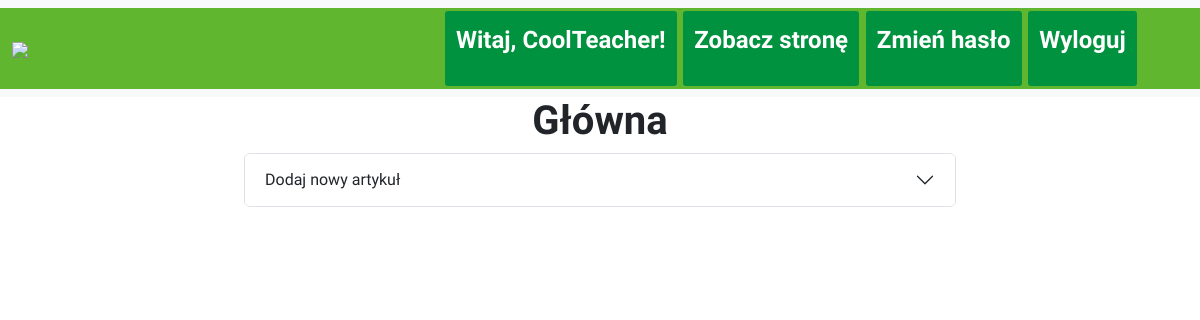
Before: /add_article/main/ (signed in) with the older database file.
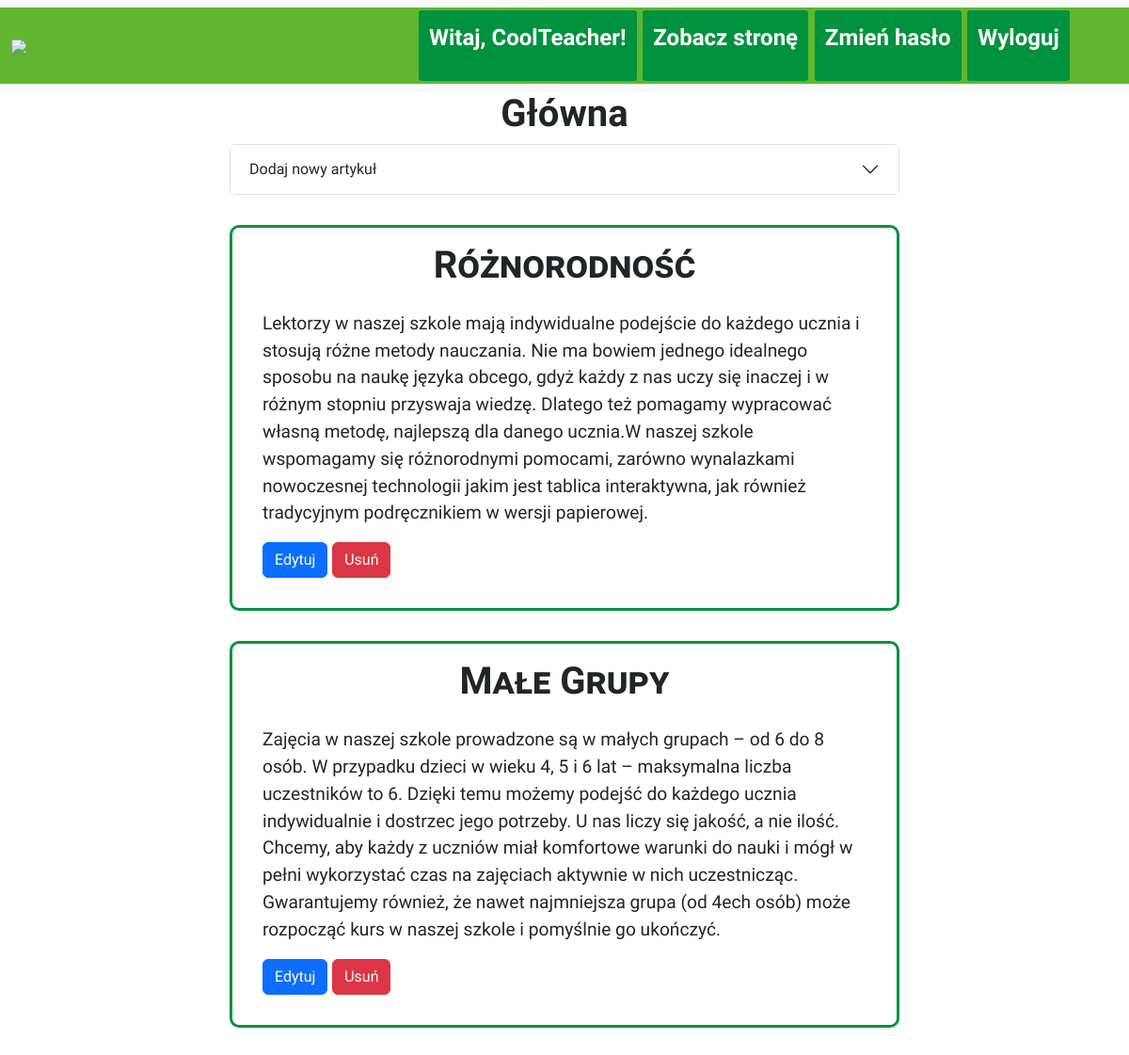
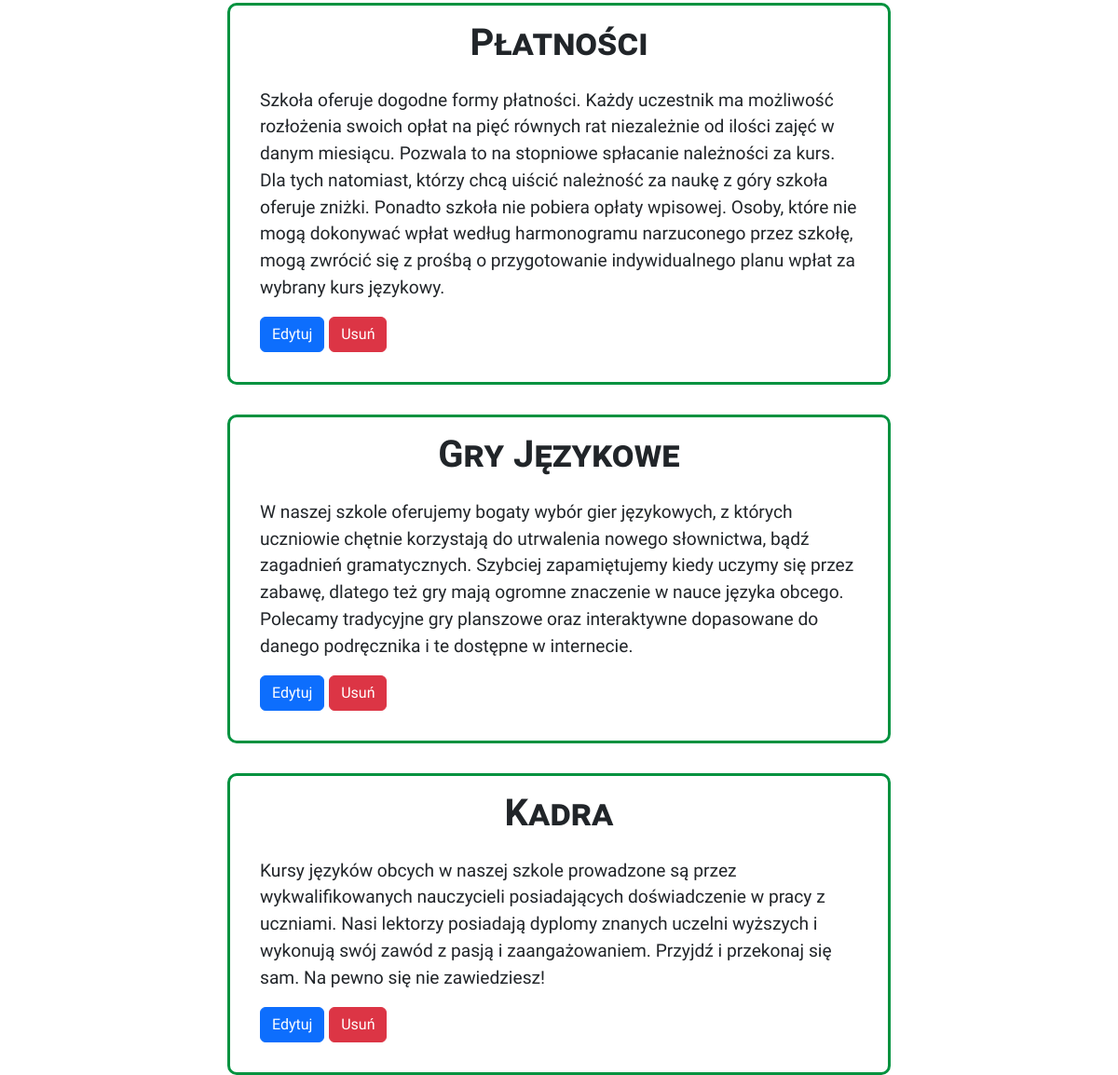
After: the same page with the newer database file (2 pictures, top to bottom).
### articles_app/models.py (models this page shows)
class Page(models.Model):
    title = models.CharField(max_length=100)
    page_url = models.URLField(max_length=200, blank=True, null=True)
    edit_url = models.URLField(max_length=200, blank=True, null=True)

class Article(models.Model):
    title = models.CharField(max_length=200)
    content = RichTextField()
    pub_date = models.DateTimeField('date published')
    page = models.ForeignKey(Page, on_delete=models.CASCADE, null=True)
    show_on_whiteboard = models.BooleanField(default=False)

### articles_app/views.py (the view)
# urls.py: path('add_article/main/', views.add_main, name="add_main"),
@login_required
@user_passes_test(is_superuser)
def add_main(request):
    return render_edit_page_based_on_template(request, 'Główna')

### articles_app/views.py (called while the page is built)
def is_superuser(user):
    return user.is_authenticated and user.is_superuser

def render_edit_page_based_on_template(request, page_name):
    edit_url = Page.objects.get(title=page_name).edit_url
    articles = list(Article.objects.filter(page__title=page_name))
    articles.sort(key=lambda x: x.pub_date, reverse=True)
    if request.method == 'POST':
        form = ArticleForm(request.POST)
        if form.is_valid():
            article = form.save(commit=False)
            article.pub_date = timezone.now()
            article.page = Page.objects.get(title=page_name)
            article.show_on_whiteboard = False
            article.save()
            return redirect(edit_url)
    else:
        form = ArticleForm()
    return render(request, 'edit_page.html', context={'page_name': page_name, 'form': form, 'articles': articles})

### articles_app/templates/edit_page.html (shortened to what this page needs)
<!DOCTYPE html>
{% load static %}
<html lang="en">
<head>
    <link href="https://cdn.jsdelivr.net/npm/bootstrap@5.3.1/dist/css/bootstrap.min.css" rel="stylesheet"
>
    <link rel="stylesheet" type="text/css" href="{% static 'css/styles.css' %}">
</head>
<body>
<nav class="navbar navbar-expand-lg bg-body-tertiary">
    <div class="container-fluid" id="nav_top">
        <a class="navbar-brand" href="{% url 'admin:index' %}">
            <img id="imgLogo" src="{% static 'img/logo2.png' %}"></a>
        <div class="collapse navbar-collapse mx-5" id="navbarNav">
            <ul class="navbar-nav ms-auto">
                {% if user.is_authenticated %}
                    <li class="nav-item">
                        <p class="nav-link admin_welcome">Witaj, {{ user.username }}!</p>
                    </li>
                    <li class="nav-item">
                        <a class="nav-link admin_welcome" href="{% url 'index' %}">Zobacz stronę</a>
                    </li>
                    <li class="nav-item">
                        <a class="nav-link admin_welcome" href="change_pass">Zmień hasło</a>
                    </li>
                    <li class="nav-item">
                        <a class="nav-link admin_welcome" href="Logout">Wyloguj</a>
                    </li>
                {% endif %}
            </ul>
        </div>
    </div>
</nav>
<div class="container">
    <div class="row">
        <div class="col-2">
        </div>
        <div class="col-8">
            <h1 id="edit_page_title">{{ page_name }}</h1>
            <div class="container" id="content">
                <div class="accordion" id="accordionExample">
                    <div class="accordion-item">
                        <h2 class="accordion-header">
                            <button id="add_new" class="accordion-button collapsed" type="button" data-bs-toggle="collapse" data-bs-target="#collapseThree" aria-expanded="false" aria-controls="collapseThree">
                                Dodaj nowy artykuł
                            </button>
                        </h2>
                    </div>
                </div>
                {% for article in articles %}
                    <article>
                        <h1>{{ article.title }}</h1>
                        {{ article.content|safe }}
                        <a href="{% url 'edit_article' article.id %}" id="edit_button" class="btn btn-primary">Edytuj</a>
                        <button type="button" data-url="{% url 'delete_article' article.id %}" id="delete_button" onclick="confirmDelete(this)" class="btn btn-danger">Usuń</button>
                    </article>
                {% endfor %}
            </div>
        </div>
        <div class="col-2">
        </div>
    </div>
</div>
</body>
</html>

### articles_app/static/css/styles.css (style rules this page uses)
body { font-family: 'Open Sans Condensed', sans-serif; background: url("../img/background.jpg") no-repeat fixed center; background-size: contain; }
#nav_top { background-color: #60b62f; }
li.nav-item { background-color: #00923f; margin: 0.2rem; border-radius: 3px; padding: 0.2rem; }
li.nav-item a { font-size: 1.5rem; font-weight: bold; color: white; }
.navbar-collapse a.nav-link { padding-left: 1rem; }
h1 { text-align: center; font-weight: bold; }
article h1 { font-variant: small-caps; padding: 1rem; }
article { border-color: #00923f; border-width: 3px; border-radius: 10px; border-style: solid; margin-top: 2rem; padding-left: 2rem; padding-right: 2rem; padding-bottom: 2rem; font-size: 1.2rem; }
p.nav-link.admin_welcome { font-size: 1.5rem; font-weight: bold; color: white; }

Changed rows visible on the page:
added Article: title "Różnorodność", content "Lektorzy w naszej szkole mają indywidualne podejście do każdego ucznia i stosują różne metody nauczania. Nie ma bowiem jednego idealnego sposobu na naukę języka obcego, gdyż każdy z nas uczy się inaczej i w różnym stopniu przyswaja wiedzę. Dlatego też pomagamy wypracować własną metodę, najlepszą dla danego ucznia.W naszej szkole wspomagamy się różnorodnymi pomocami, zarówno wynalazkami nowoczesnej technologii jakim jest tablica interaktywna, jak również tradycyjnym podręcznikiem w wersji papierowej."
added Article: title "Małe Grupy", content "Zajęcia w naszej szkole prowadzone są w małych grupach – od 6 do 8 osób. W przypadku dzieci w wieku 4, 5 i 6 lat – maksymalna liczba uczestników to 6. Dzięki temu możemy podejść do każdego ucznia indywidualnie i dostrzec jego potrzeby. U nas liczy się jakość, a nie ilość. Chcemy, aby każdy z uczniów miał komfortowe warunki do nauki i mógł w pełni wykorzystać czas na zajęciach aktywnie w nich uczestnicząc. Gwarantujemy również, że nawet najmniejsza grupa (od 4ech osób) może rozpocząć kurs w naszej szkole i pomyślnie go ukończyć."
added Article: title "Płatności", content "Szkoła oferuje dogodne formy płatności. Każdy uczestnik ma możliwość rozłożenia swoich opłat na pięć równych rat niezależnie od ilości zajęć w danym miesiącu. Pozwala to na stopniowe spłacanie należności za kurs. Dla tych natomiast, którzy chcą uiścić należność za naukę z góry szkoła oferuje zniżki. Ponadto szkoła nie pobiera opłaty wpisowej. Osoby, które nie mogą dokonywać wpłat według harmonogramu narzuconego przez szkołę, mogą zwrócić się z prośbą o przygotowanie indywidualnego planu wpłat za wybrany kurs językowy."
added Article: title "Gry Językowe", content "W naszej szkole oferujemy bogaty wybór gier językowych, z których uczniowie chętnie korzystają do utrwalenia nowego słownictwa, bądź zagadnień gramatycznych. Szybciej zapamiętujemy kiedy uczymy się przez zabawę, dlatego też gry mają ogromne znaczenie w nauce języka obcego. Polecamy tradycyjne gry planszowe oraz interaktywne dopasowane do danego podręcznika i te dostępne w internecie."
added Article: title "Kadra", content "Kursy języków obcych w naszej szkole prowadzone są przez wykwalifikowanych nauczycieli posiadających doświadczenie w pracy z uczniami. Nasi lektorzy posiadają dyplomy znanych uczelni wyższych i wykonują swój zawód z pasją i zaangażowaniem. Przyjdź i przekonaj się sam. Na pewno się nie zawiedziesz!"
